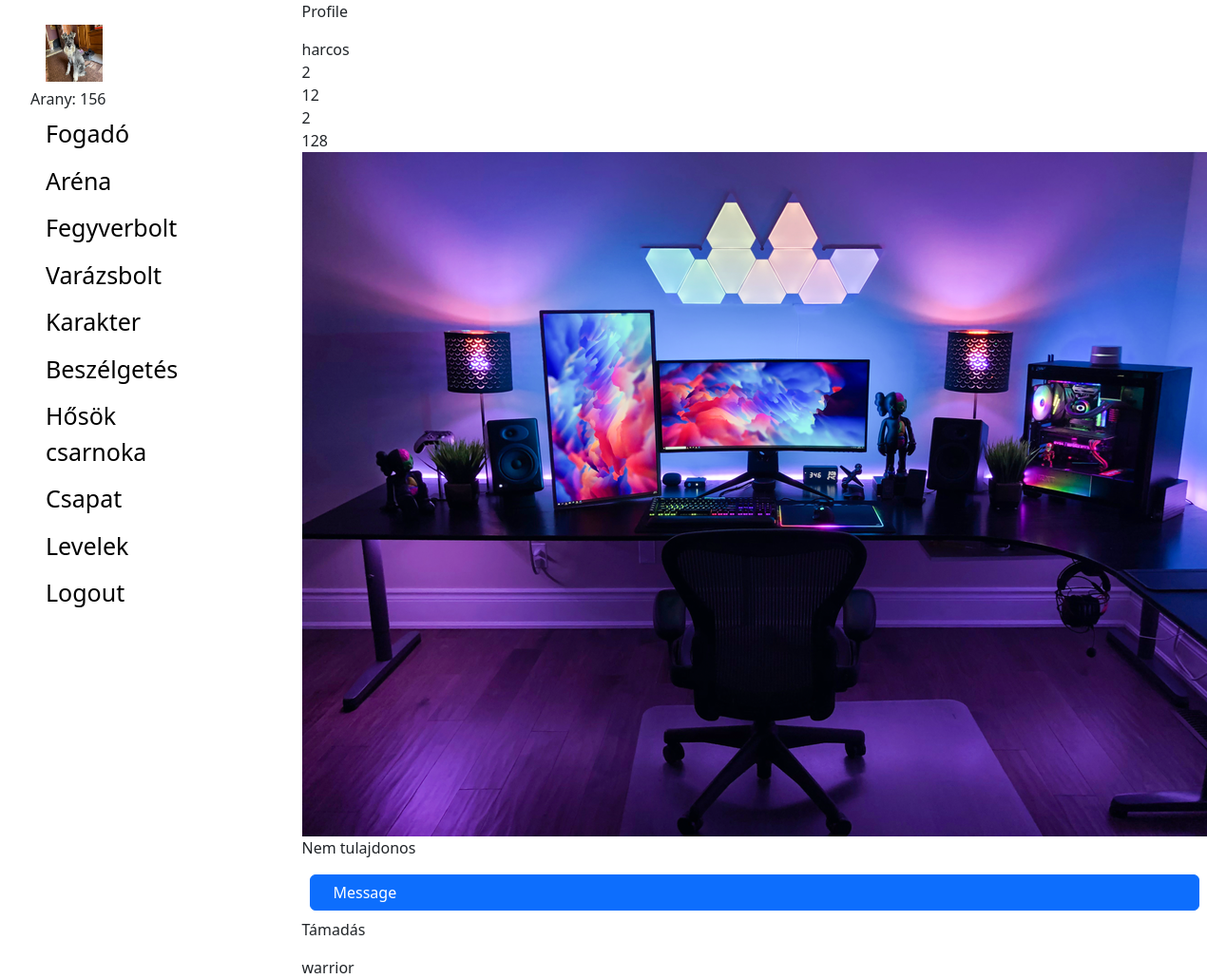
/profil/2/ (signed in), run on the app's committed database.
### account/models.py (models this page shows, shortened)
class Account(AbstractBaseUser):
	username		= models.CharField(verbose_name = 'username', max_length = 20, unique = True)
	email 			= models.EmailField(verbose_name = 'email', max_length = 128, unique = True)
	date_joined		= models.DateTimeField(verbose_name = 'date joined', auto_now_add = True)
	last_login		= models.DateTimeField(verbose_name = 'last login', auto_now = True)
	is_admin		= models.BooleanField(default=False)
	is_superuser	= models.BooleanField(default=False)
	is_staff		= models.BooleanField(default=False)
	is_active		= models.BooleanField(default=True) # - lehet false pl email-es aktivalas
	profile_image	= models.ImageField(null=True, blank=True, upload_to=profile_image_path)
	objects = CustomAccountManager()
	USERNAME_FIELD 	= 'username'
	REQUIRED_FIELDS	= ['email']

class Character(models.Model):
	account = models.OneToOneField(Account, on_delete=models.CASCADE, primary_key=True)
	ROLES = (
		('warrior', 'warrior'),
		('mage', 'mage'),
		('scout', 'scout'),
	)
	character_type	= models.CharField(verbose_name = 'character type', max_length = 20, choices=ROLES, default='')
	level			= models.DecimalField(verbose_name='level', max_digits=19, decimal_places=0, default = 1) #szint
	strength		= models.DecimalField(verbose_name='strength', max_digits=19, decimal_places=0, default = 8) #erő
	skill 			= models.DecimalField(verbose_name='skill', max_digits=19, decimal_places=0, default = 6) #ügyesség
	intelligence	= models.DecimalField(verbose_name='intelligence', max_digits=19, decimal_places=0, default = 7) #értelem
	health_point	= models.DecimalField(verbose_name='health point', max_digits=19, decimal_places=0, default = 10) #életerő
	fortune 		= models.DecimalField(verbose_name='fortune', max_digits=19, decimal_places=0, default = 8) #szerencse
	shield 			= models.DecimalField(verbose_name='shield', max_digits=19, decimal_places=0, default = 0) #páncél
	rank			= models.DecimalField(verbose_name='rank', max_digits=19, decimal_places=0, blank = True, null = True) #helyezes
	honor			= models.DecimalField(verbose_name='honor', max_digits=19, decimal_places=0, default = 1) #becsuletpont
	gold 			= models.DecimalField(verbose_name='gold', max_digits=20, decimal_places=0, default=100)
	current_xp 		= models.DecimalField(verbose_name='xp', max_digits=20, decimal_places=0, default=0) # jelenlegi xp pont
	next_level_xp	= models.DecimalField(verbose_name='next level xp', max_digits=20, decimal_places=0, default=150) # következő szint eléréshez szükséges xp pont
	objects 		= CharacterManager()

### account/views.py (the view)
# urls.py: path('profil/<user_id>/', profile_view, name='profile'),
@login_required(login_url='login')
def profile_view(request, *args, **kwargs):
	context = {}
	user_id = kwargs.get('user_id')
	try:
		account = Account.objects.get(id=user_id)
	except Account.DoesNotExist:
		return HttpResponse('Account does not exist')
	owner_of_the_profile = False
	if request.user.id == account.id:
		owner_of_the_profile = True
	context = {
		'username': account.username,
		'user_id': account.id,
		'level': account.character.level,
		'strength': account.character.strength,
		'character_type': account.character.character_type,
		'is_owner': owner_of_the_profile,
		'gold': account.character.gold,
	}
	if account.profile_image:
		context['profile_image'] = account.profile_image.url
	else:
		context['profile_image'] = STATIC_IMAGE_PATH_IF_DEFAULT_PIC_SET
	return render(request, 'account/profile.html', context)

### templatetags/user_info_tags.py (called while the page is built)
@register.simple_tag
def get_user_profile_picture(current_user):
	account = Account.objects.get(id=current_user.id)
	if account.profile_image:
		img_path = account.profile_image.url
	else:
		img_path = STATIC_IMAGE_PATH_IF_DEFAULT_PIC_SET
	return img_path

@register.simple_tag
def get_user_gold_count(current_user):
	return Character.objects.get(account=Account.objects.get(id=current_user.id)).gold

### account/templates/account/profile.html (shortened to what this page needs)
{% extends 'base.html' %}
{% load static %}
{% block content %}
<div class="main">
	<p>Profile</p>
	{{username}}<br>
	{{ user_id }} <br>
	{{ strength }}<br>
	{{level}}<br>
	{{gold}}<br>
	<img src="{{ profile_image }}">
	{% if is_owner %}
		<p>Tulajdonos</p>
		<a href="{% url 'account:edit' user_id=user_id%}">Módosítás</a>
	{% else %}
		<p>Nem tulajdonos</p>
		<div class="d-flex flex-row align-items-center btn btn-primary m-2 px-4" onclick="createOrReturnPrivateChat('{{user_id}}')">
			<span class="message-btn-text">Message</span>
		</div>
		<p onclick="attackChoosenPlayer('{{user_id}}')">Támadás</p>
	{% endif %}
	{{character_type}}
</div>
{% endblock %}

### data on the page
Account: username "harcos"
Character: strength "12", level "2", gold "128", character_type "warrior"

### other printed values
{{ user_id }} "2"
